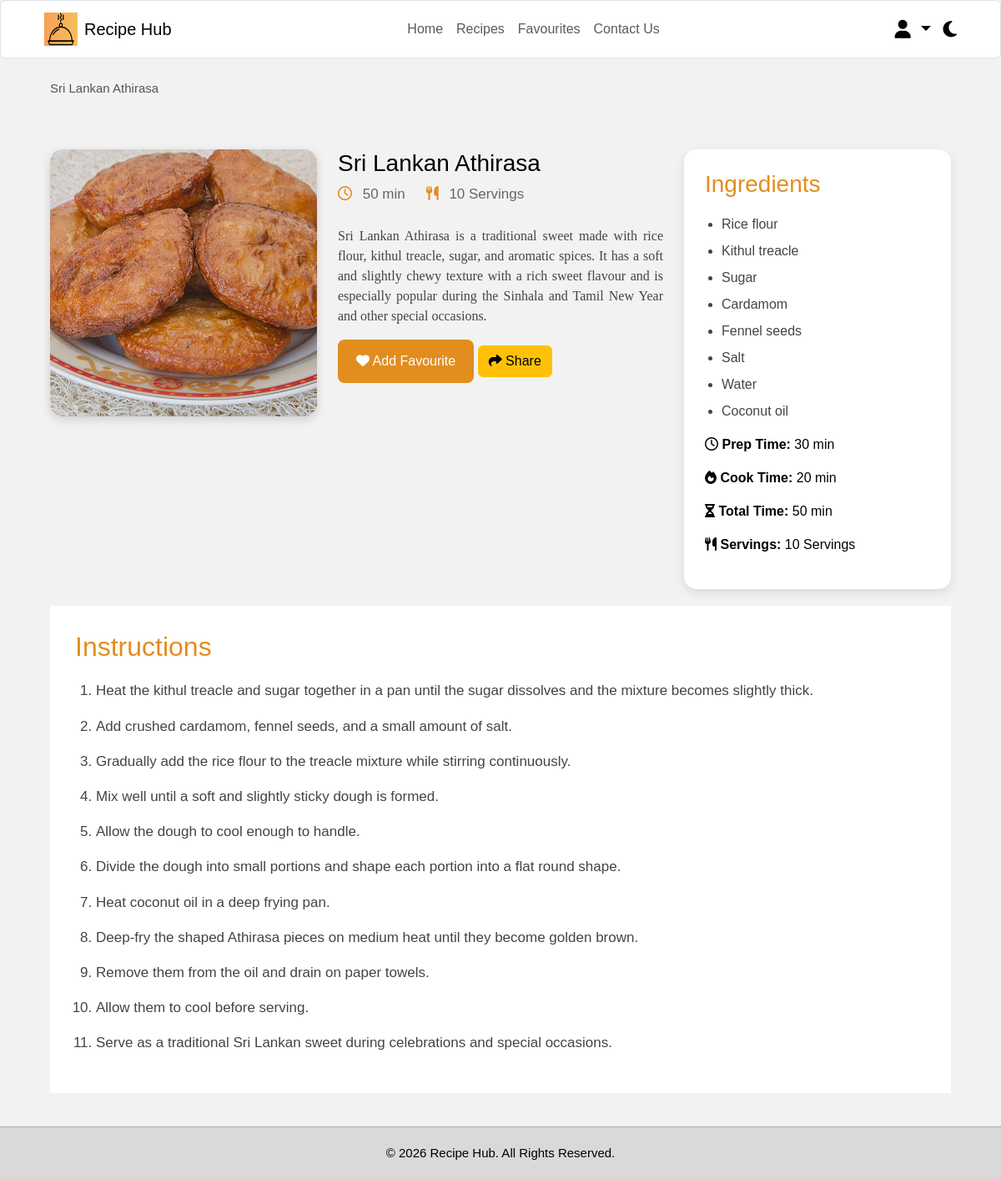
Screenshot of /recipe-details.php?recipe=athirasa (signed in) with the database file from the repository.
### tables this page shows
CREATE TABLE `recipes` (
  `id` int(11) NOT NULL,
  `recipe_key` varchar(100) DEFAULT NULL,
  `title` varchar(255) NOT NULL,
  `description` text DEFAULT NULL,
  `image` varchar(255) DEFAULT NULL,
  `ingredients` text NOT NULL,
  `instructions` text NOT NULL,
  `prep_time` varchar(50) DEFAULT NULL,
  `cook_time` varchar(50) DEFAULT NULL,
  `total_time` varchar(50) DEFAULT NULL,
  `servings` varchar(50) DEFAULT NULL,
  `user_id` int(11) DEFAULT NULL
);

### Recipe-Details.php (the view, shortened to what this page needs)
<?php
include "includes/db.php";
$recipeKey = isset($_GET["recipe"]) ? trim($_GET["recipe"]) : "";
$sql = "SELECT id, recipe_key, title, description, image,
               ingredients, instructions,
               prep_time, cook_time, total_time, servings
        FROM recipes
        WHERE recipe_key = ?";
$stmt = $conn->prepare($sql);
$stmt->execute([$recipeKey]);
$recipe = $stmt->fetch(PDO::FETCH_ASSOC);
?>
<!DOCTYPE html>
<html lang="en">
<head>
    <link
        rel="stylesheet"
        href="https://cdnjs.cloudflare.com/ajax/libs/font-awesome/6.5.0/css/all.min.css"
    >
    <link
        href="https://cdn.jsdelivr.net/npm/bootstrap@5.3.3/dist/css/bootstrap.min.css"
        rel="stylesheet"
    >
    <link rel="stylesheet" href="css/style.css">
</head>
<body>
<header>
    <nav class="navbar navbar-expand-lg bg-white border rounded">
        <div class="container-fluid">
            <a class="navbar-brand d-flex align-items-center"
               href="home.php">
                <img
                    src="Images/Logo/Recipe_Hub_logo.png"
                    width="40"
                    height="40"
                    class="me-2"
                    alt="Recipe Hub Logo"
                >
                <span>
                    Recipe Hub
                </span>
            </a>
            <div
                class="collapse navbar-collapse"
                id="navbarMenu"
            >
                <ul class="navbar-nav mx-auto">
                    <li class="nav-item">
                        <a
                            class="nav-link"
                            href="home.php"
                        >
                            Home
                        </a>
                    </li>
                    <li class="nav-item">
                        <a
                            class="nav-link"
                            href="recipes.php"
                        >
                            Recipes
                        </a>
                    </li>
                    <li class="nav-item">
                        <a
                            class="nav-link"
                            href="favourites.php"
                        >
                            Favourites
                        </a>
                    </li>
                    <li class="nav-item">
                        <a
                            class="nav-link"
                            href="Contacts.php"
                        >
                            Contact Us
                        </a>
                    </li>
                </ul>
                <div class="dropdown">
                    <a
                        href="#"
                        class="user-icon dropdown-toggle"
                        data-bs-toggle="dropdown"
                        aria-expanded="false"
                    >
                        <i class="fa-solid fa-user"></i>
                    </a>
                </div>
                <i class="fa-solid fa-moon mode-icon"></i>
            </div>
        </div>
    </nav>
</header>
<section class="breadcrumb">
    <span
        class="current-page"
        id="recipeBreadcrumb"
    >
        <?php echo htmlspecialchars($recipe["title"]); ?>
    </span>
</section>
<main>
    <section class="recipe-details">
        <div class="recipe-image">
            <img
                id="recipeImage"
                src="<?php echo htmlspecialchars($recipe["image"]); ?>"
                alt="<?php echo htmlspecialchars($recipe["title"]); ?>"
            >
        </div>
        <div class="recipe-content">
            <h3 id="recipeTitle">
                <?php echo htmlspecialchars($recipe["title"]); ?>
            </h3>
            <div class="recipe-meta">
                <span>
                    <i class="fa-regular fa-clock"></i>
                    <?php echo htmlspecialchars($recipe["total_time"]); ?>
                </span>
                <span>
                    <i class="fa-solid fa-utensils"></i>
                    <?php echo htmlspecialchars($recipe["servings"]); ?>
                </span>
            </div>
            <p id="recipeDescription">
                <?php echo htmlspecialchars($recipe["description"]); ?>
            </p>
            <button
                id="addFavouriteBtn"
                class="fav-btn"
                type="button"
            >
            </button>
            <button
                id="shareRecipeBtn"
                class="btn btn-warning"
                type="button"
            >
                <i class="fa-solid fa-share"></i>
                Share
            </button>
        </div>
        <aside class="ingredients-box">
            <h2>
                Ingredients
            </h2>
            <ul id="recipeIngredients">
            <?php
                $ingredients = preg_split('/\r\n|\r|\n|,/', $recipe["ingredients"]);
            foreach ($ingredients as $ingredient):
             $ingredient = trim($ingredient);
             if ($ingredient !== ""):
                ?>
        <li>
            <?php echo htmlspecialchars($ingredient); ?>
        </li>
    <?php
        endif;
    endforeach;
    ?>
</ul>
            <div class="recipe-info">
                <p>
                    <i class="fa-regular fa-clock"></i>
                    <strong>Prep Time:</strong>
                    <?php echo htmlspecialchars($recipe["prep_time"]); ?>
                </p>
                <p>
                    <i class="fa-solid fa-fire"></i>
                    <strong>Cook Time:</strong>
                    <?php echo htmlspecialchars($recipe["cook_time"]); ?>
                </p>
                <p>
                    <i class="fa-solid fa-hourglass-half"></i>
                    <strong>Total Time:</strong>
                    <?php echo htmlspecialchars($recipe["total_time"]); ?>
                </p>
                <p>
                    <i class="fa-solid fa-utensils"></i>
                    <strong>Servings:</strong>
                    <?php echo htmlspecialchars($recipe["servings"]); ?>
                </p>
            </div>
        </aside>
    </section>
    <section class="instructions">
        <h2>
            Instructions
        </h2>
        <ol id="recipeInstructions">
    <?php
    $instructions = preg_split(
        '/\r\n|\r|\n/',
        $recipe["instructions"]
    );
    foreach ($instructions as $instruction):
        $instruction = trim($instruction);
        if ($instruction !== ""):
    ?>
        <li>
            <?php echo htmlspecialchars($instruction); ?>
        </li>
    <?php
        endif;
    endforeach;
    ?>
</ol>
    </section>
</main>
<footer>
    © 2026 Recipe Hub. All Rights Reserved.
</footer>
</body>
</html>

### css/Style.css (style rules this page uses)
* { margin:0; padding:0; box-sizing:border-box; font-family:Arial, Helvetica, sans-serif; }
body { background:#f2f2f2; min-height:100vh; color:black; display:flex; flex-direction:column; }
main { flex:1; }
footer { margin-top:auto; }
body { background:#f2f2f2; min-height:100vh; color:black; }
img { max-width:100%; }
a { text-decoration:none; }
header .navbar { height:70px; padding:8px 40px; background:white; border:1px solid #ddd; border-radius:10px; }
.user-icon, .mode-icon { font-size:22px; cursor:pointer; transition:0.3s; margin-left:15px; }
.breadcrumb { display:flex; align-items:center; gap:10px; padding:25px 60px; font-size:15px; }
.current-page { color: #555; }
.recipe-details { display:grid; grid-template-columns:320px 1fr 320px; gap:25px; padding:20px 60px 20px; align-items:start; }
.recipe-image img { width:100%; height:320px; object-fit:cover; border-radius:15px; box-shadow:0 4px 12px rgba(0,0,0,0.15); }
.recipe-meta { display:flex; gap:25px; margin-bottom:25px; color:#666; font-size:17px; }
.recipe-meta i { color:#E28D1E; margin-right:8px; }
.recipe-content p { font-size:16px; line-height:1.5; font-family: "Georgia", serif;; color:#444; text-align:justify; }
.fav-btn, .share-btn { width:auto; padding:14px 22px; background:#E28D1E; color:white; border:none; border-radius:8px; font-size:16px; cursor:pointer; }
.ingredients-box { background:white; padding:25px; border-radius:15px; box-shadow:0 4px 12px rgba(0,0,0,0.1); }
.ingredients-box h2 { color:#E28D1E; font-size:28px; margin-bottom:20px; }
.ingredients-box ul { padding-left:20px; }
.ingredients-box li { margin-bottom:8px; color:#444; font-size:16px; }
.instructions { margin:0 60px 40px; background:white; padding:30px; }
.instructions h2 { font-size:32px; margin-bottom:20px; color:#E28D1E; }
.instructions ol { padding-left:25px; }
.instructions li { margin-bottom:15px; font-size:17px; line-height:1.6; color:#444; }
footer { width:100%; background:#D9D9D9; color:black; text-align:center; padding:20px; border-top:1px solid #aaa; font-size:15px; }
.dropdown .user-icon { color:black; font-size:22px; cursor:pointer; text-decoration:none; }

### rows the page displays
recipes: title "Sri Lankan Athirasa", image (picture), total_time "50 min", servings "10 Servings", description "Sri Lankan Athirasa is a traditional sweet made with rice flour, kithul treacle, sugar, and aromatic spices. It has a soft and slightly chewy texture with a rich sweet flavour and is especially popular during the Sinhala and Tamil New Year and other special occasions.", ingredients "Rice flour", ingredients "Kithul treacle", ingredients "Sugar", ingredients "Cardamom", ingredients "Fennel seeds", ingredients "Salt", ingredients "Water", ingredients "Coconut oil", prep_time "30 min", cook_time "20 min", instructions "Heat the kithul treacle and sugar together in a pan until the sugar dissolves and the mixture becomes slightly thick.", instructions "Add crushed cardamom, fennel seeds, and a small amount of salt.", instructions "Gradually add the rice flour to the treacle mixture while stirring continuously.", instructions "Mix well until a soft and slightly sticky dough is formed.", instructions "Allow the dough to cool enough to handle.", instructions "Divide the dough into small portions and shape each portion into a flat round shape.", instructions "Heat coconut oil in a deep frying pan.", instructions "Deep-fry the shaped Athirasa pieces on medium heat until they become golden brown.", instructions "Remove them from the oil and drain on paper towels.", instructions "Allow them to cool before serving.", instructions "Serve as a traditional Sri Lankan sweet during celebrations and special occasions."
